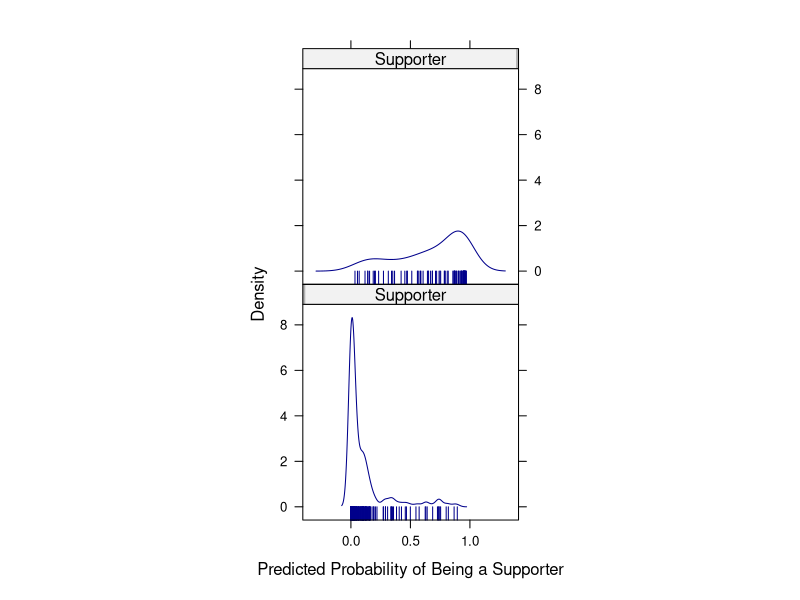
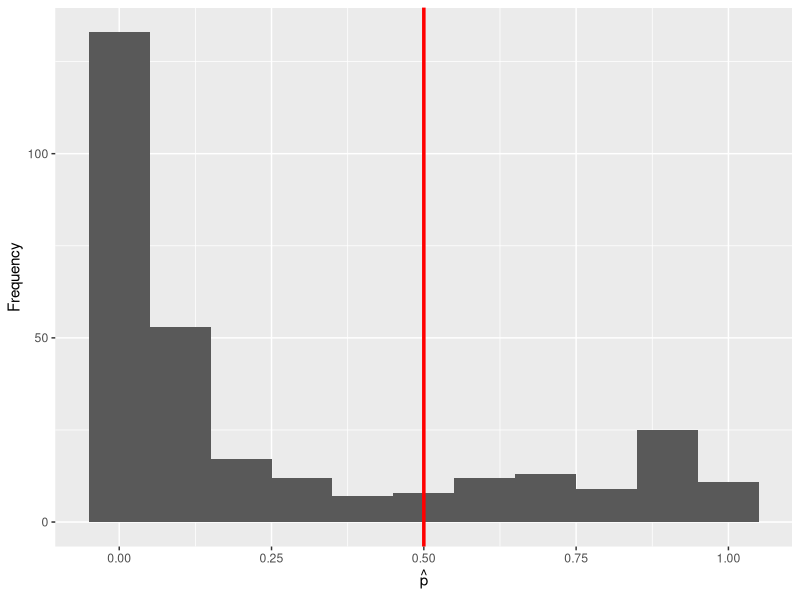
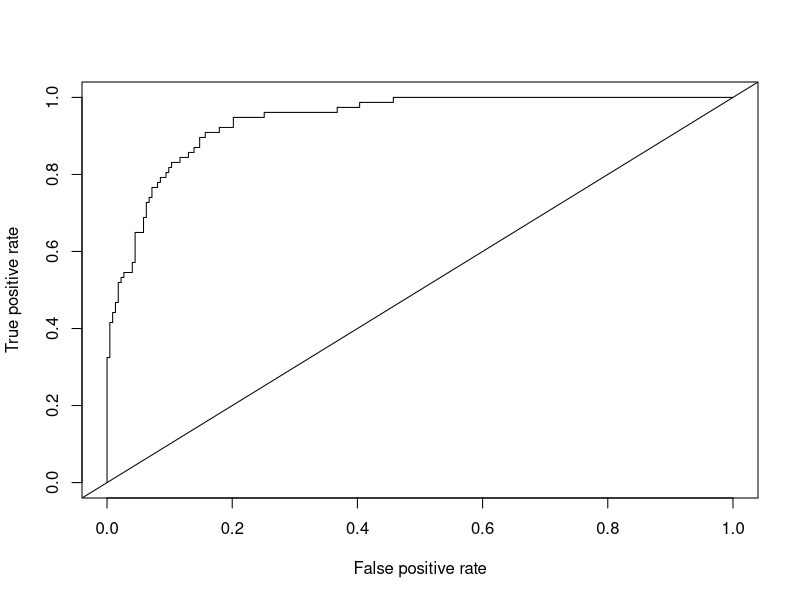

Recreate these plots in R, in order.
library(ggplot2)
library(psych) #summary statistics by group
library(lattice)  # multivariate data visualization
library(vcd)  # data visualization for categorical variables
library(ROCR)  # evaluation of binary classifiers
library(tidyverse) # various packages taht assit with
#visualization and plotting - make take time to install

#set your working directory
setwd("/Users/alfonsoberumen/Desktop/Marketing Analytics/2U Course/Tutorials and Exercises/Logistic Regression")

#note that this is a semicolon-delimited file
camp <- read.csv("Campaign Data.csv")

#examine the bank data
dplyr::glimpse(camp)

#basic summary statistics
summary(camp)

#----------------------------------
#fit logistic regression model 
#----------------------------------
camp_fit <- glm(Supporter~Age+Democrat+Income, 
                family=binomial,
                data=camp)
print(summary(camp_fit))

#print coefficients
camp_fit$coefficients
#print the exp()
exp(coef(camp_fit))

#library(car)
#vif(bank_fit)
#print(anova(bank_fit, test="Chisq"))
#fit: deviance
with(camp_fit, null.deviance - deviance)
#psuedo r-squared
names(camp_fit)
(camp_fit$null.deviance-camp_fit$deviance)/camp_fit$null.deviance
pR2 = 1 - camp_fit$deviance / camp_fit$null.deviance
pR2

#compute predicted probability
camp$Predict_Prob_Response <- predict.glm(camp_fit, 
                                              type = "response") 

#plot the predicted probability
plotting_object <- densityplot( ~ Predict_Prob_Response | Supporter, 
                                data = camp, 
                                layout = c(1,2), aspect=1, col = "darkblue", 
                                plot.points = "rug",
                                strip=function(...) strip.default(..., style=1),
                                xlab="Predicted Probability of Being a Supporter") 
print(plotting_object) 

#plot the probabilities
ggplot(data=camp, aes(x=Predict_Prob_Response)) +
  geom_histogram(binwidth=.10) + 
  xlab(expression(hat(p))) +
  ylab("Frequency") +
  #xlim(c(0.00,1.00)) +
  geom_vline(xintercept=0.5, col="red", size=1.2)

# predicted response to offer using using 0.5 cut-off
camp$Predict_Response <- 
  ifelse((camp$Predict_Prob_Response > 0.5), 1, 0)
camp$Predict_Response <- factor(camp$Predict_Response,
                                    levels = c(0, 1), labels = c("Non-Supporter", "Supporter"))  
confusion_matrix <- table(camp$Predict_Response, camp$Supporter)
cat("\nConfusion Matrix (rows=Predicted Response, columns=Actual Choice\n")
print(confusion_matrix)
predictive_accuracy <- (confusion_matrix[1,1] + confusion_matrix[2,2])/
  sum(confusion_matrix)                                              
cat("\nPercent Accuracy: ", round(predictive_accuracy * 100, digits = 1))

#prediction object
camp_prediction <- 
  prediction(camp$Predict_Prob_Response, camp$Supporter)

#we could also take a look at what's called
#an ROC curve
#TPR = true positive rate
#FPR = false postive rate
ROC <- performance(camp_prediction, 
                   measure="tpr", 
                   x.measure="fpr")
plot(ROC)
abline(a=0, b= 1)

#AUC
auc_ROCR <- performance(camp_prediction, measure = "auc")
auc_ROCR <- auc_ROCR@y.values[[1]]
auc_ROCR
